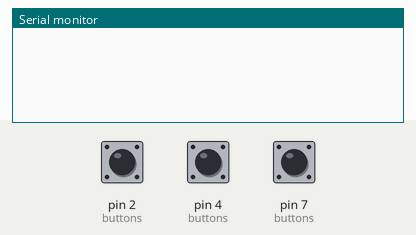
Recording of a sketch running on a simulated Arduino Uno, built with avr-gcc and run on an emulated ATmega328P. On the bench: the last lines printed to the serial monitor. The test bench sets the inputs (shaded band); at power-on: pin 2 (buttons) HIGH, pin 4 (buttons) HIGH, pin 7 (buttons) HIGH.

Above: at 1.2 s.
1.3 s: pin 2 (buttons) pulled LOW for 0.15 s
At 2.1 s:
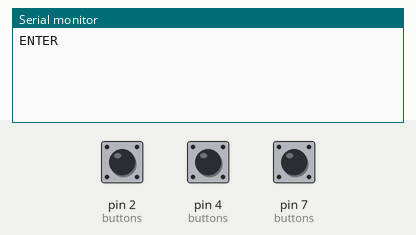
2.9 s: pin 4 (buttons) pulled LOW for 0.15 s
At 4.2 s:
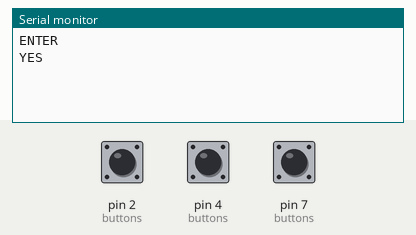
4.5 s: pin 7 (buttons) pulled LOW for 0.15 s
At 5.7 s:
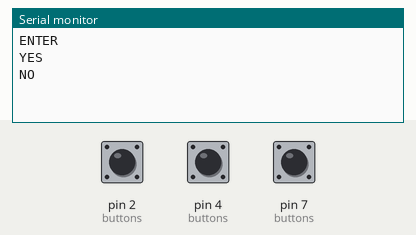

Measured:
- after the input at 1.3 s, the serial monitor: prints a new line after 0.05 s (image 1)
- after the input at 2.9 s, the serial monitor: prints a new line after 0.05 s (image 2)
- after the input at 4.5 s, the serial monitor: prints a new line after 0.05 s (image 3)

The sketch:

arduino_button.ino
```cpp
// Wiring — each button: one leg to its pin, other leg to GND (internal pull-up, no resistor needed).
//
// BUTTON_MAIN -> D2   BUTTON_YES -> D4   BUTTON_NO -> D7
//
// Serial out: "ENTER" / "YES" / "NO" on each button press.

const int BUTTON_MAIN = 2;
const int BUTTON_YES  = 4;
const int BUTTON_NO   = 7;

const unsigned long DEBOUNCE_MS = 50;

struct Button {
  int pin;
  const char* label;
  int lastReading;
  int stableState;
  unsigned long lastChangeMs;
};

Button buttons[] = {
  { BUTTON_MAIN, "ENTER", HIGH, HIGH, 0 },
  { BUTTON_YES,  "YES",   HIGH, HIGH, 0 },
  { BUTTON_NO,   "NO",    HIGH, HIGH, 0 },
};
const int NUM_BUTTONS = 3;

void setup() {
  Serial.begin(9600);
  for (int i = 0; i < NUM_BUTTONS; i++) {
    pinMode(buttons[i].pin, INPUT_PULLUP);
  }
}

void loop() {
  unsigned long now = millis();

  for (int i = 0; i < NUM_BUTTONS; i++) {
    Button &b = buttons[i];
    int reading = digitalRead(b.pin);

    if (reading != b.lastReading) {
      b.lastChangeMs = now;
    }

    if ((now - b.lastChangeMs) > DEBOUNCE_MS && reading != b.stableState) {
      b.stableState = reading;
      if (b.stableState == LOW) {   // pressed (pulled to GND)
        Serial.println(b.label);
      }
    }

    b.lastReading = reading;
  }
}
```
